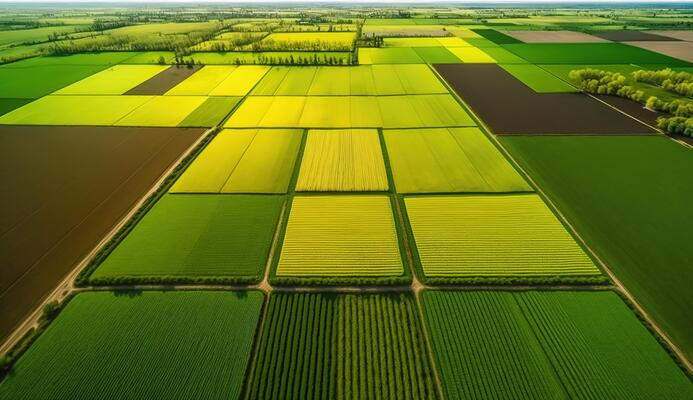
#> input picture parcel.jpeg, 693 x 400 px
$ python equalized.py
#> lines starting #> are read from the running program, lines starting #| are printed output that depends on the picture
import numpy as np
import cv2
from matplotlib import pyplot as plt

image = cv2.imread("parcel.jpeg")
#> image is the input picture: shape (400, 693, 3); mean B, G, R 24.9, 117.3, 102.4

image = cv2.cvtColor(image, cv2.COLOR_BGR2GRAY)
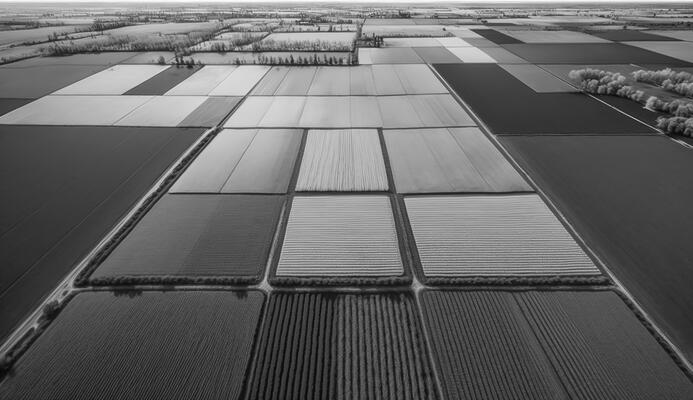
#> image: shape (400, 693); min 5, max 254, mean 102.3

eq = cv2.equalizeHist(image)
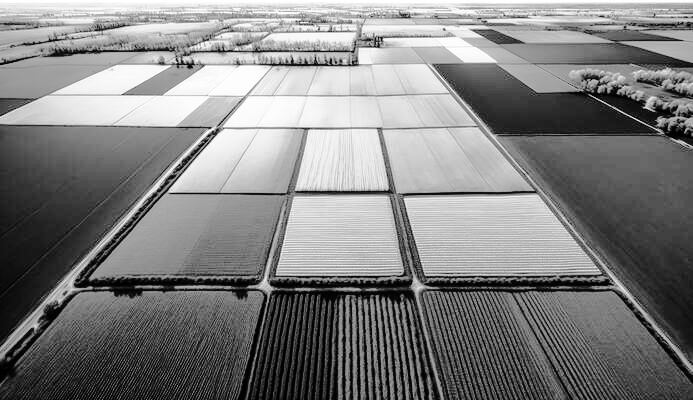
#> eq: shape (400, 693); min 0, max 255, mean 128.4

cv2.imshow("Histogram Equalization", np.hstack([image, eq]))
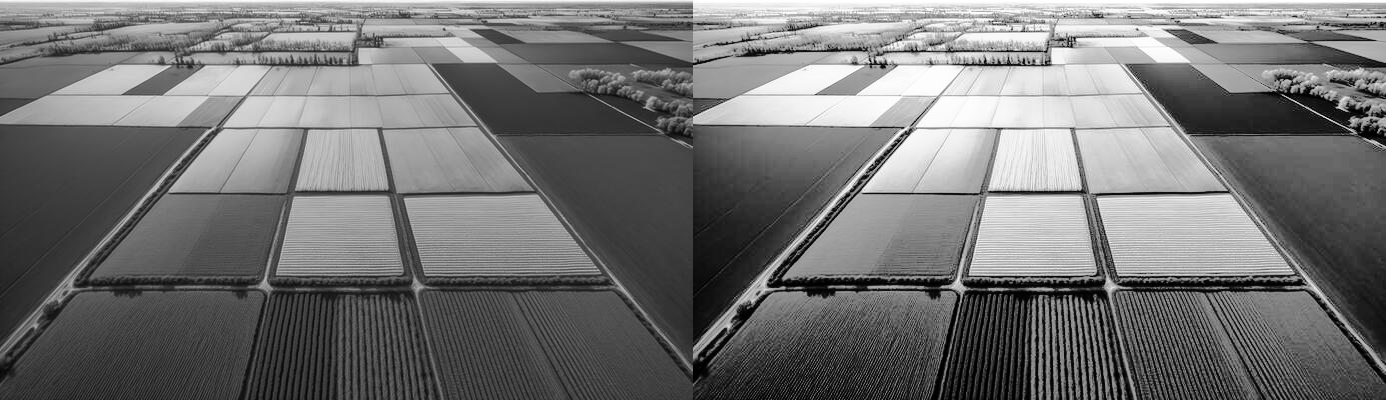
#> window 'Histogram Equalization': shape (400, 1386); min 0, max 255, mean 115.4

cv2.waitKey(0)
